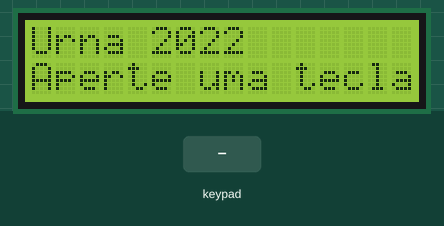
Recording of a sketch running on a simulated Arduino Uno, built with avr-gcc and run on an emulated ATmega328P. Shown: 16×2 character LCD. Inputs (shaded band) come from the test bench. What the sketch prints to the serial monitor is not drawn.

Above: at 1.2 s.
1.3 s: keypad keys 1 0 1 1 1 2 1 3 pressed 0.4 s apart
At 5.1 s:
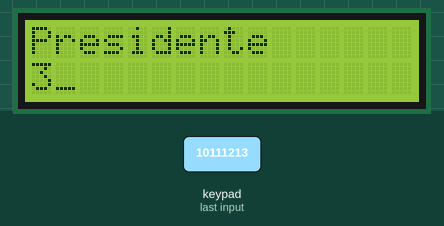
6.0 s: key '0' pressed
At 7.1 s:
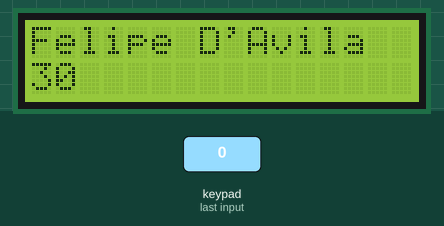
7.5 s: key '#' pressed
At 8.2 s:
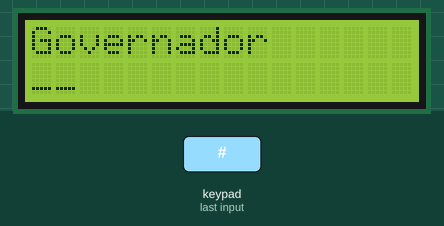
9.0 s: keypad keys 1 0 1 1 1 2 1 3 # pressed 0.4 s apart
At 12.6 s:
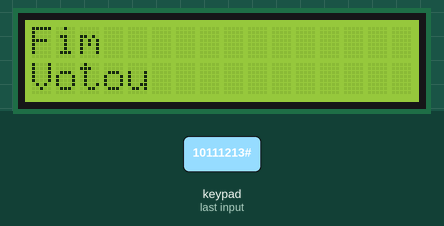
14.1 s: keypad keys 1 0 1 1 1 2 1 3 * pressed 0.4 s apart
At 17.11 s:
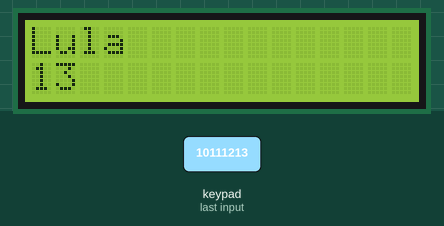
19.2 s: key '1' pressed
At 20.2 s:
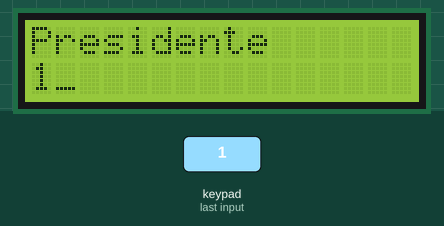
Timing chart, 0 to 21.7 s (numbered marks = the images above; inputs shaded):
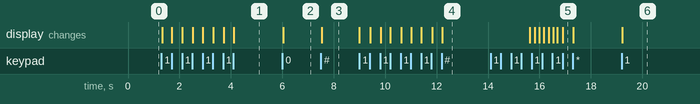

The sketch:

Urna.ino
```cpp
#include <Keypad.h>
#include <Wire.h>
#include <LiquidCrystal_I2C.h>

#define address  0x3F
#define columns  16
#define lines    2

#define PRES_LENGTH 12
#define GOV_LENGTH 10

unsigned char pinsLines[] = { 6, 7, 8, 9 };
unsigned char pinsColumns[] = { 10, 11, 12, 13 };

char keys[4][4] = {{'1', '2', '3', 'A'},
                   {'4', '5', '6', 'B'},
                   {'7', '8', '9', 'C'},
                   {'*', '0', '#', 'D'}};

Keypad keypad = Keypad(makeKeymap(keys), pinsLines, pinsColumns, 4, 4);

int state = 0;

// 0 - start
// 1 - presidente
// 2 - governador
// 3 - fim votou
// 4 - mais votados

// -----------

struct Candidate
{
    String name;
    unsigned char number; // byte
    int votes;
};

Candidate pres[] = { {"Ciro Gomes", 12, 0}, {"Eymael", 27, 0}, {"Felipe D'Avila", 30, 0},
                     {"Jair Bolsonaro", 22, 0}, {"Lula", 13, 0}, {"Léo Pericles", 80, 0},
                     {"Pablo Marcal", 90, 0}, {"Roberto Jeff.", 14, 0}, {"Simone Tebet", 15, 0},
                     {"Sofia Manzano", 21, 0}, {"Soraya Thronicke", 44, 0}, {"Vera", 16, 0} };

Candidate gov[] = { {"Altino", 16, 0}, {"Antonio Jorge", 27, 0}, {"Carol Vigliar", 80, 0},
                    {"Edson Dorta", 29, 0}, {"Elvis Cezar", 12, 0}, {"Fernando Haddad", 13, 0},
                    {"Gabriel Colombo", 21, 0}, {"Rodrigo Garcia", 45, 0}, {"Tarcisio", 10, 0},
                    {"Vinicius Poit", 30, 0} };

LiquidCrystal_I2C lcd(address, columns, lines);

bool isNumber(char c)
{
    return c >= '0' && c <= '9';
}

void setup()
{
    lcd.init();
    lcd.backlight();
    lcd.clear();

    Serial.begin(9600);
}

void loop()
{
    lcd.clear();

    if (state == 0)
    {
        lcd.setCursor(0, 0);
        lcd.print("Urna 2022");

        lcd.setCursor(0, 1);
        lcd.print("Aperte uma tecla");

        char c = '\0';
        while (!c)
        {
            c = keypad.getKey();
        }

        state++;
    }
    else if (state == 1)
    {
        lcd.setCursor(0, 0);
        lcd.print("Presidente");

        char c1 = '_';
        char c2 = '_';
        int pointer = 0;

        char key = '\0';

        while (pointer < 2)
        {
            lcd.setCursor(0, 1);
            lcd.print(c1);

            lcd.setCursor(1, 1);
            lcd.print(c2);

            key = keypad.getKey();

            if (!isNumber(key)) {
                key = '\0';
                continue;
            }

            if (key)
            {
                if (pointer == 0)
                {
                    c1 = key;
                }
                else if (pointer == 1)
                {
                    c2 = key;
                }

                pointer++;
            }
        }

        lcd.clear();

        lcd.setCursor(0, 1);
        lcd.print(c1);

        lcd.setCursor(1, 1);
        lcd.print(c2);

        char num[2] = {c1, c2};
        int number = atoi(num);
        int index = -1;

        for (int i = 0; i < PRES_LENGTH; i++)
        {
            if (pres[i].number == number)
            {
                index = i;
                break;
            }
        }

        String name = pres[index].name;

        if (index < 0)
        {
            name = "Voto nulo";
        }

        lcd.setCursor(0, 0);

        lcd.print(name);

        key = '\0';

        while (!key)
        {
            key = keypad.getKey();
        }

        if (key == '#')
        {
            if (index < 0)
            {
                state++;
                return;
            }

            pres[index].votes++;
            state++;
        }
        else
        {
            return;
        }
    }
    else if (state == 2)
    {
        lcd.setCursor(0, 0);
        lcd.print("Governador");

        char c1 = '_';
        char c2 = '_';
        int pointer = 0;

        char key = '\0';

        while (pointer < 2)
        {
            lcd.setCursor(0, 1);
            lcd.print(c1);

            lcd.setCursor(1, 1);
            lcd.print(c2);

            key = keypad.getKey();

            if (!isNumber(key)) {
                key = '\0';
                continue;
            }

            if (key)
            {
                if (pointer == 0)
                {
                    c1 = key;
                }
                else if (pointer == 1)
                {
                    c2 = key;
                }

                pointer++;
            }
        }

        lcd.clear();

        lcd.setCursor(0, 1);
        lcd.print(c1);

        lcd.setCursor(1, 1);
        lcd.print(c2);

        char num[2] = {c1, c2};
        int number = atoi(num);
        int index = -1;

        for (int i = 0; i < GOV_LENGTH; i++)
        {
            if (gov[i].number == number)
            {
                index = i;
                break;
            }
        }

        String name = gov[index].name;

        if (index < 0)
        {
            name = "Voto nulo";
        }

        lcd.setCursor(0, 0);
        lcd.print(name);

        key = '\0';

        while (!key)
        {
            key = keypad.getKey();
        }

        if (key == '#')
        {
            if (index < 0)
            {
                state++;
                return;
            }

            gov[index].votes++;
            state++;
        }
        else
        {
            return;
        }
    }
    else if (state == 3)
    {
        lcd.clear();

        lcd.setCursor(0, 0);
        lcd.print("Fim");

        lcd.setCursor(0, 1);
        lcd.print("Votou");

        // -- print votes -- //

        for (int i = 0; i < PRES_LENGTH; i++)
        {
            Serial.print(pres[i].name + " | ");
            Serial.println(pres[i].votes);
        }

        Serial.println("\n--------------\n");

        for (int i = 0; i < GOV_LENGTH; i++)
        {
            Serial.print(gov[i].name + " | ");
            Serial.println(gov[i].votes);
        }

        Serial.println("\n--------------\n");

        delay(3000);

        state = 1;
    }
}
```

Measured:
- after the input at 1.3 s, the display: first changes at once (image 1 shows a later state)
- after the input at 6.0 s, the display: changes at once (image 2)
- after the input at 7.5 s, the display: changes at once (image 3)
- after the input at 9.0 s, the display: first changes at once (image 4 shows a later state)
- after the input at 14.1 s, the display: first changes after 1.5 s (image 5 shows a later state)
- after the input at 19.2 s, the display: changes at once (image 6)
